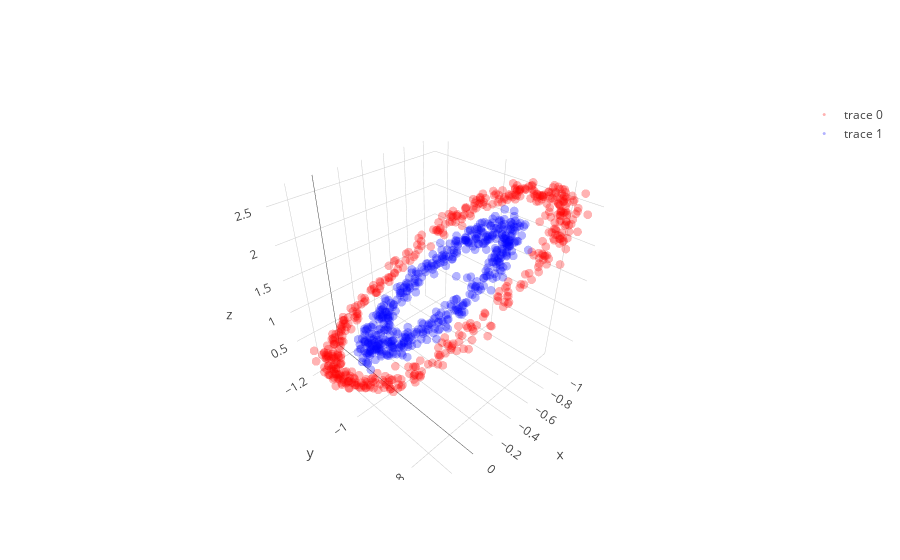
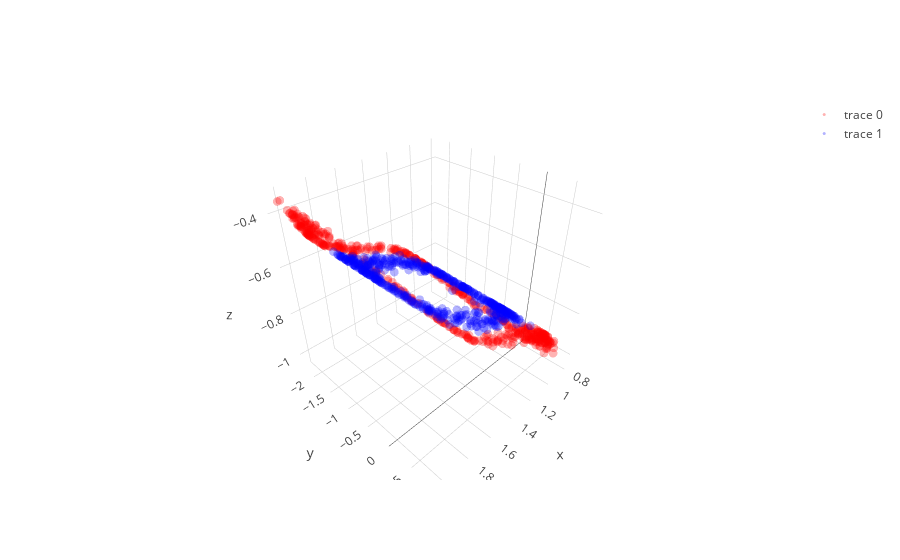
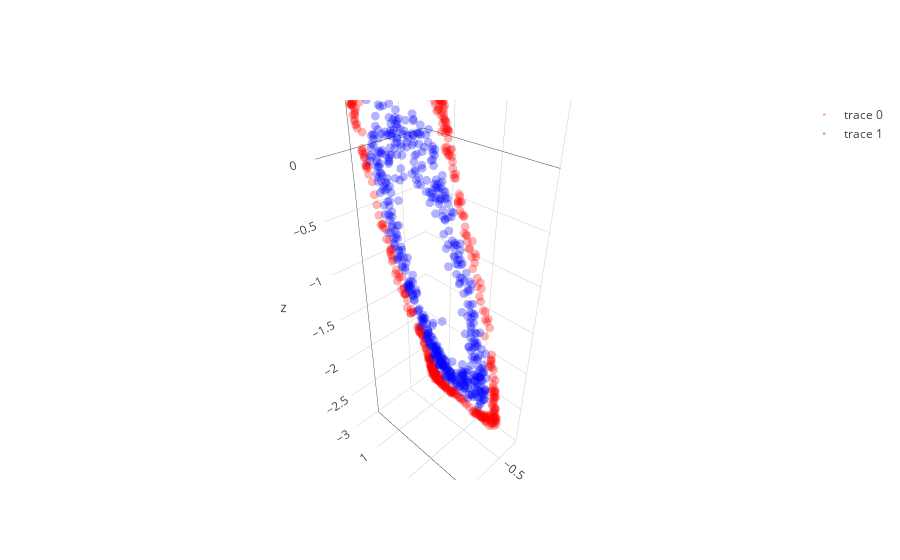

Notebook code cell kept with these figures, in order:
### Code cell
layer1,layer1_var = l1.feed_non(X)
layer1bn = l1bn.feed(layer1)
layer2,layer2_var = l2.feed_non(layer1bn)
layer2bn = l2bn.feed(layer2)
layer3,layer3_var = l3.feed_non(layer2bn)
layer3bn = l3bn.feed(layer3)
layer4,layer4_var = l4.feed_linear(layer3bn)

show_3D(layer1)  
show_3D(layer2)    
show_3D(layer3)

### Figure 1 — Plotly figure (JSON) as saved in the notebook; plotly's stock layout.template omitted (floating-point values rounded to 4 significant figures; data arrays with more than 128 entries replaced by an {"elided": "..."} marker saying what was removed)
{"data": [{"line": {"color": "red", "width": 0.5}, "marker": {"opacity": 0.3, "size": 3}, "mode": "markers", "type": "scatter3d", "uid": "4adb1460-d95c-4292-9683-957cb27812c1", "x": {"elided": "500 float values"}, "y": {"elided": "500 float values"}, "z": {"elided": "500 float values"}}, {"line": {"color": "blue", "width": 0.5}, "marker": {"opacity": 0.3, "size": 3}, "mode": "markers", "type": "scatter3d", "uid": "b4dde26a-1c70-4484-9b25-5a40c3151394", "x": {"elided": "500 float values"}, "y": {"elided": "500 float values"}, "z": {"elided": "500 float values"}}], "layout": {}}

### Figure 2 — Plotly figure (JSON) as saved in the notebook; plotly's stock layout.template omitted (floating-point values rounded to 4 significant figures; data arrays with more than 128 entries replaced by an {"elided": "..."} marker saying what was removed)
{"data": [{"line": {"color": "red", "width": 0.5}, "marker": {"opacity": 0.3, "size": 3}, "mode": "markers", "type": "scatter3d", "uid": "83dde5da-9018-4d2c-a6b3-328e86b1bc44", "x": {"elided": "500 float values"}, "y": {"elided": "500 float values"}, "z": {"elided": "500 float values"}}, {"line": {"color": "blue", "width": 0.5}, "marker": {"opacity": 0.3, "size": 3}, "mode": "markers", "type": "scatter3d", "uid": "e3a98201-5b48-45e9-a446-c38872557a58", "x": {"elided": "500 float values"}, "y": {"elided": "500 float values"}, "z": {"elided": "500 float values"}}], "layout": {}}

### Figure 3 — Plotly figure (JSON) as saved in the notebook; plotly's stock layout.template omitted (floating-point values rounded to 4 significant figures; data arrays with more than 128 entries replaced by an {"elided": "..."} marker saying what was removed)
{"data": [{"line": {"color": "red", "width": 0.5}, "marker": {"opacity": 0.3, "size": 3}, "mode": "markers", "type": "scatter3d", "uid": "b1d68537-37a0-449c-8672-e73207747e48", "x": {"elided": "500 float values"}, "y": {"elided": "500 float values"}, "z": {"elided": "500 float values"}}, {"line": {"color": "blue", "width": 0.5}, "marker": {"opacity": 0.3, "size": 3}, "mode": "markers", "type": "scatter3d", "uid": "7cb98335-9ddb-4fe9-83b6-77f136f6daef", "x": {"elided": "500 float values"}, "y": {"elided": "500 float values"}, "z": {"elided": "500 float values"}}], "layout": {}}
